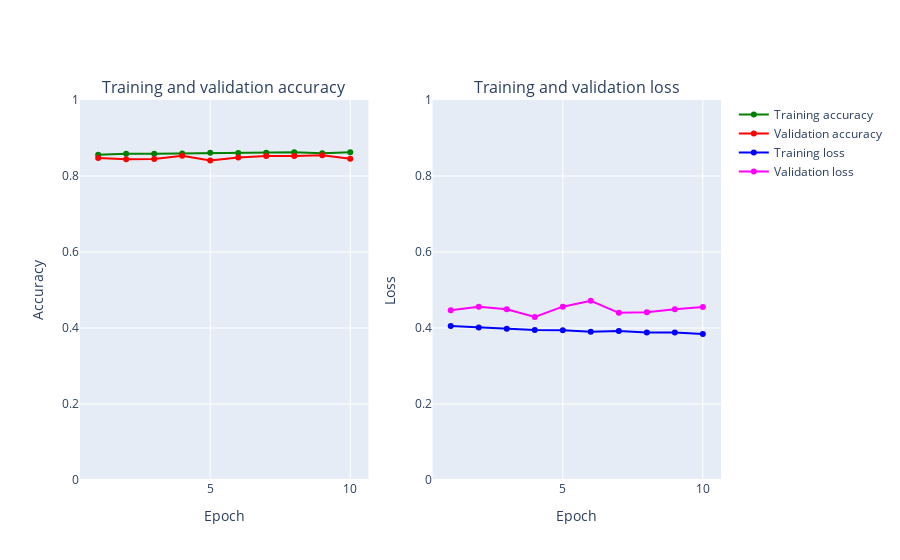

Write notebook code for a chart like this one.
### Markdown cell above
### Added batch sizing to see if it affects

### Code cell
%%time
fashion_model_batch = Sequential()
fashion_model_batch.add(Conv2D(32, kernel_size=(3, 3),activation='linear',input_shape=(28,28,1)))
fashion_model_batch.add(Conv2D(64, (3, 3), activation='linear'))
fashion_model_batch.add(Flatten())
fashion_model_batch.add(Dense(128, activation='linear'))
fashion_model_batch.add(Dense(num_classes, activation='softmax'))
fashion_model_batch.compile(loss='categorical_crossentropy', optimizer=keras.optimizers.Adam(),metrics=['accuracy'])
fashion_model_batch.summary()

h_callback = fashion_model.fit(X_train, y_train, epochs = 10, batch_size=32,validation_data=(X_test, y_test))


# Plot train vs test loss during training 
plot_accuracy_and_loss(h_callback)

### Figure 1 — Plotly figure (JSON) as saved in the notebook; plotly's stock layout.template omitted (floating-point values rounded to 4 significant figures)
{"data": [{"marker": {"color": "Green"}, "mode": "markers+lines", "name": "Training accuracy", "text": ["1", "2", "3", "4", "5", "6", "7", "8", "9", "10"], "type": "scatter", "x": [1, 2, 3, 4, 5, 6, 7, 8, 9, 10], "xaxis": "x", "y": [0.8559, 0.8583, 0.8584, 0.8591, 0.8614, 0.8604, 0.8609, 0.8627, 0.8599, 0.8625], "yaxis": "y"}, {"marker": {"color": "Red"}, "mode": "markers+lines", "name": "Validation accuracy", "text": ["1", "2", "3", "4", "5", "6", "7", "8", "9", "10"], "type": "scatter", "x": [1, 2, 3, 4, 5, 6, 7, 8, 9, 10], "xaxis": "x", "y": [0.8475, 0.8443, 0.8447, 0.853, 0.8407, 0.8486, 0.8529, 0.8528, 0.8547, 0.8456], "yaxis": "y"}, {"marker": {"color": "Blue"}, "mode": "markers+lines", "name": "Training loss", "text": ["1", "2", "3", "4", "5", "6", "7", "8", "9", "10"], "type": "scatter", "x": [1, 2, 3, 4, 5, 6, 7, 8, 9, 10], "xaxis": "x2", "y": [0.4052, 0.4012, 0.3977, 0.3944, 0.3939, 0.3898, 0.3921, 0.3883, 0.3884, 0.3842], "yaxis": "y2"}, {"marker": {"color": "Magenta"}, "mode": "markers+lines", "name": "Validation loss", "text": ["1", "2", "3", "4", "5", "6", "7", "8", "9", "10"], "type": "scatter", "x": [1, 2, 3, 4, 5, 6, 7, 8, 9, 10], "xaxis": "x2", "y": [0.4465, 0.4556, 0.4494, 0.4291, 0.4561, 0.4715, 0.4399, 0.4414, 0.4494, 0.4551], "yaxis": "y2"}], "layout": {"annotations": [{"font": {"size": 16}, "showarrow": false, "text": "Training and validation accuracy", "x": 0.225, "xanchor": "center", "xref": "paper", "y": 1, "yanchor": "bottom", "yref": "paper"}, {"font": {"size": 16}, "showarrow": false, "text": "Training and validation loss", "x": 0.775, "xanchor": "center", "xref": "paper", "y": 1, "yanchor": "bottom", "yref": "paper"}], "xaxis": {"anchor": "y", "domain": [0, 0.45], "title": {"text": "Epoch"}}, "xaxis2": {"anchor": "y2", "domain": [0.55, 1], "title": {"text": "Epoch"}}, "yaxis": {"anchor": "x", "domain": [0, 1], "range": [0, 1], "title": {"text": "Accuracy"}}, "yaxis2": {"anchor": "x2", "domain": [0, 1], "range": [0, 1], "title": {"text": "Loss"}}}}
